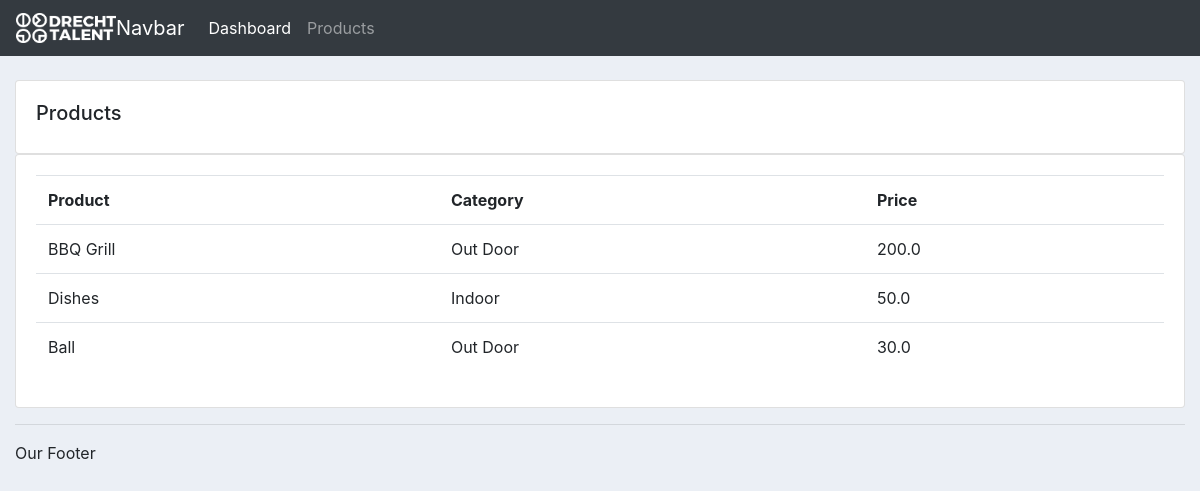
Screenshot of /products/ with the database file from the repository.
### accounts/models.py (models this page shows, shortened)
class Product(models.Model):
    CATEGORY = (
            ('Indoor', 'Indoor'),
            ('Out Door', 'Out Door'),
            )
    name = models.CharField(max_length=200, null=True)
    price = models.FloatField(null=True)
    category = models.CharField(max_length=200, null=True, choices=CATEGORY)
    description = models.CharField(max_length=200, null=True, blank=True)
    date_created = models.DateTimeField(auto_now_add=True, null=True)
    tags = models.ManyToManyField(Tag)

### accounts/views.py (the view)
# urls.py: path("products/", views.products, name="products"),
def products(request):
    products = Product.objects.all()
    return render(request, "accounts/products.html", {"products": products})

### accounts/templates/accounts/products.html
{% extends "accounts/main.html" %}
{% block content %}
<br>
		<div class="row">
			<div class="col-md">
				<div class="card card-body">
					<h5>Products</h5>
				</div>
				<div class="card card-body">
					<table class="table">
						<tr>
							<th>Product</th>
							<th>Category</th>
							<th>Price</th>
						</tr>
                        {% for i in products %}
                            <tr>
                                <td>{{i.name}}</td>
                                <td>{{i.category}}</td>
                                <td>{{i.price}}</td>
                            </tr>
                        {% endfor %}
					</table>
				</div>
			</div>
		</div>
{% endblock content %}

### static/css/main.css (style rules this page uses)
body { background-color: #ebeff5; }

### rows the page displays
Product: name "BBQ Grill", category "Out Door", price "200.0"
Product: name "Dishes", category "Indoor", price "50.0"
Product: name "Ball", category "Out Door", price "30.0"
